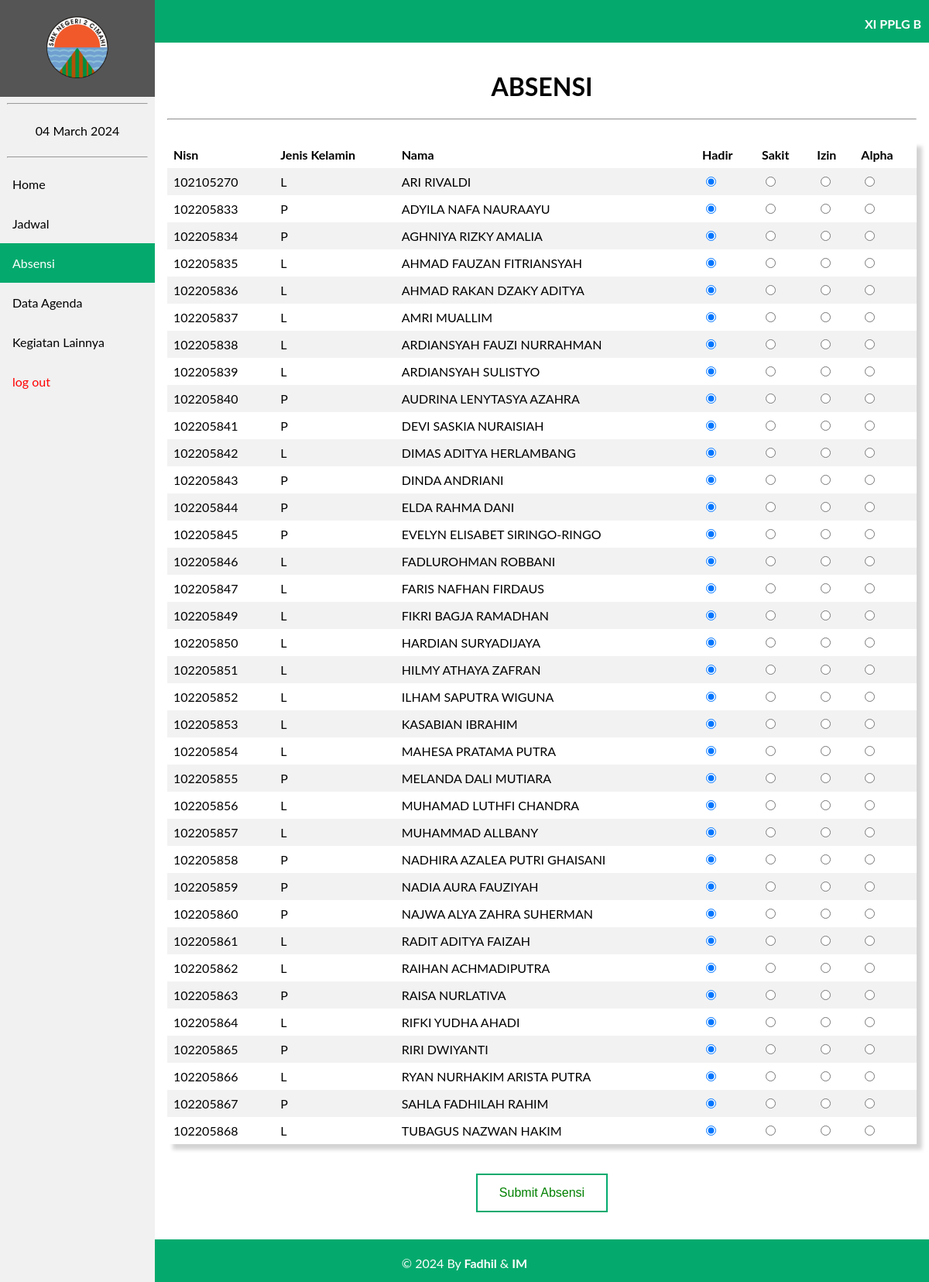
/agenda/absensi.php?id=P20002 (signed in), run on the app's committed database.
### tables this page shows
CREATE TABLE `tb_kelas` (
  `id_kelas` varchar(6) NOT NULL,
  `nama_kelas` varchar(50) NOT NULL
);

CREATE TABLE `siswa` (
  `nis` int(11) NOT NULL,
  `nama` varchar(100) NOT NULL,
  `id_kelas` varchar(6) NOT NULL,
  `jk` enum('L','P') NOT NULL
);

### agenda/absensi.php (the view, shortened to what this page needs)
<?php
include 'koneksi.php';
$kelas = $_GET['id'];
$sql = "SELECT * FROM siswa WHERE id_kelas='$kelas'";
$level = mysqli_query($Conn, $sql);
$sql1 = "SELECT * FROM tb_kelas WHERE id_kelas='$kelas'";
$k = mysqli_query($Conn,$sql1);
?>
<!DOCTYPE html>
<html>
<head>
    <link rel="stylesheet" href="navbar.css">
</head>
<body>
    <header>
        <div class="sidebar">
            <a href="beranda.php"><center><img src="image/2cmi.PNG" style="width: 80px; padding: 5px;"></center></a>
            <hr  style="width: 90%;">
            <center><a href="#"><?= date("d F Y"); ?></a></center>
            <hr  style="width: 90%;">
            <a href="beranda.php?id=<?= $kelas ?>">Home</a>
            <a href="data_agenda.php?id=<?= $kelas ?>">Jadwal</a>
            <a class="active" href="absensi.php?id=<?= $kelas ?>">Absensi</a>
            <a href="tampil_agenda.php?id=<?= $kelas ?>">Data Agenda</a>
            <a href="kegiatan_lainnya.php?id=<?= $kelas ?>">Kegiatan Lainnya</a>
            <a style="color: red;"href="logout.php"> log out</button></a>
        </div>
    </header>
    <div class="head">
        <?php
            foreach($k as $nama){ ?>
            <p style="margin-right: 10px;"><b><?= $nama['nama_kelas'] ?></b></p>
          <?php
            }
        ?>
    </div>
    <div class="content">
        <center>
            <h1>ABSENSI</h1><hr>
            <br>
                <form action="proses_absensi.php?id=<?= $kelas ?>" method="post">
                    <table style="box-shadow: 7px 7px 5px lightgrey;">
                            <tr>
                                <th>Nisn</th>
                                <th>Jenis Kelamin</th>
                                <th>Nama</th>
                                <th>Hadir</th>
                                <th>Sakit</th>
                                <th>Izin</th>
                                <th>Alpha</th>
                            </tr>
                            <?php foreach ($level as $row) : ?>
                                <tr>
                                    <td><?= $row["nis"];?></td>
                                    <td><?= $row["jk"];?></td>
                                    <td><?= $row["nama"];?></td>
                                    <td><input type="radio" name="kehadiran[<?= $row["nis"];?>]" value="Hadir" checked></td>
                                    <td><input type="radio" name="kehadiran[<?= $row["nis"];?>]" value="Sakit"></td>
                                    <td><input type="radio" name="kehadiran[<?= $row["nis"];?>]" value="Izin"></td>
                                    <td><input type="radio" name="kehadiran[<?= $row["nis"];?>]" value="Alpha"></td>
                                </tr>
                            <?php endforeach; ?>
                    </table>
                    <br><br>
                    <button class="btn success"type="submit" name="kirim">Submit Absensi</button><br><br>
                </form>
        </center>
    </div>
    <div class="footer">
        <p>&copy; 2024 By <b>Fadhil</b> & <b>IM</b></p>
    </div>
</body>
</html>

### agenda/navbar.css (style rules this page uses)
body { margin: 0; font-family: "Lato", sans-serif; }
.sidebar { margin: 0; padding: 0; width: 200px; background-color: #f1f1f1; position: fixed; height: 100%; overflow-x: hidden; z-index: 1; }
.sidebar a, .dropdown-btn { display: block; color: black; padding: 16px; text-decoration: none; }
.sidebar a.active { background-color: #04AA6D; color: white; }
div.content { margin-left: 200px; padding: 16px; min-height: 515px; }
.head { width: 100%; height: 50px; padding-top: 5px; text-align: right; color: white; background-color: #04AA6D; }
.footer { width: 100%; height: 50px; background-color: #04AA6D; bottom: 0; text-align: center; color: white; padding-top: 5px; }

### agenda/absensi.php (style rules this page uses)
table { border-collapse: collapse; width: 100%; }
th, td { color: black; text-align: left; padding: 8px; }
tr:nth-child(even) { background-color: #f2f2f2 }
.btn { border: 2px solid black; background-color: white; color: black; padding: 14px 28px; font-size: 16px; cursor: pointer; }
.success { border-color: #04AA6D; color: green; }

### data on the page
tb_kelas: nama_kelas "XI PPLG B"
siswa: nis "102105270", jk "L", nama "ARI RIVALDI"
siswa: nis "102205833", jk "P", nama "ADYILA NAFA NAURAAYU"
siswa: nis "102205834", jk "P", nama "AGHNIYA RIZKY AMALIA"
siswa: nis "102205835", jk "L", nama "AHMAD FAUZAN FITRIANSYAH"
siswa: nis "102205836", jk "L", nama "AHMAD RAKAN DZAKY ADITYA"
siswa: nis "102205837", jk "L", nama "AMRI MUALLIM"
siswa: nis "102205838", jk "L", nama "ARDIANSYAH FAUZI NURRAHMAN"
siswa: nis "102205839", jk "L", nama "ARDIANSYAH SULISTYO"
siswa: nis "102205840", jk "P", nama "AUDRINA LENYTASYA AZAHRA"
siswa: nis "102205841", jk "P", nama "DEVI SASKIA NURAISIAH"
siswa: nis "102205842", jk "L", nama "DIMAS ADITYA HERLAMBANG"
siswa: nis "102205843", jk "P", nama "DINDA ANDRIANI"
siswa: nis "102205844", jk "P", nama "ELDA RAHMA DANI"
siswa: nis "102205845", jk "P", nama "EVELYN ELISABET SIRINGO-RINGO"
siswa: nis "102205846", jk "L", nama "FADLUROHMAN ROBBANI"
siswa: nis "102205847", jk "L", nama "FARIS NAFHAN FIRDAUS"
siswa: nis "102205849", jk "L", nama "FIKRI BAGJA RAMADHAN"
siswa: nis "102205850", jk "L", nama "HARDIAN SURYADIJAYA"
siswa: nis "102205851", jk "L", nama "HILMY ATHAYA ZAFRAN"
siswa: nis "102205852", jk "L", nama "ILHAM SAPUTRA WIGUNA"
siswa: nis "102205853", jk "L", nama "KASABIAN IBRAHIM"
siswa: nis "102205854", jk "L", nama "MAHESA PRATAMA PUTRA"
siswa: nis "102205855", jk "P", nama "MELANDA DALI MUTIARA"
siswa: nis "102205856", jk "L", nama "MUHAMAD LUTHFI CHANDRA"
siswa: nis "102205857", jk "L", nama "MUHAMMAD ALLBANY"
siswa: nis "102205858", jk "P", nama "NADHIRA AZALEA PUTRI GHAISANI"
siswa: nis "102205859", jk "P", nama "NADIA AURA FAUZIYAH"
siswa: nis "102205860", jk "P", nama "NAJWA ALYA ZAHRA SUHERMAN"
siswa: nis "102205861", jk "L", nama "RADIT ADITYA FAIZAH"
siswa: nis "102205862", jk "L", nama "RAIHAN ACHMADIPUTRA"
siswa: nis "102205863", jk "P", nama "RAISA NURLATIVA"
siswa: nis "102205864", jk "L", nama "RIFKI YUDHA AHADI"
siswa: nis "102205865", jk "P", nama "RIRI DWIYANTI"
siswa: nis "102205866", jk "L", nama "RYAN NURHAKIM ARISTA PUTRA"
siswa: nis "102205867", jk "P", nama "SAHLA FADHILAH RAHIM"
siswa: nis "102205868", jk "L", nama "TUBAGUS NAZWAN HAKIM"
